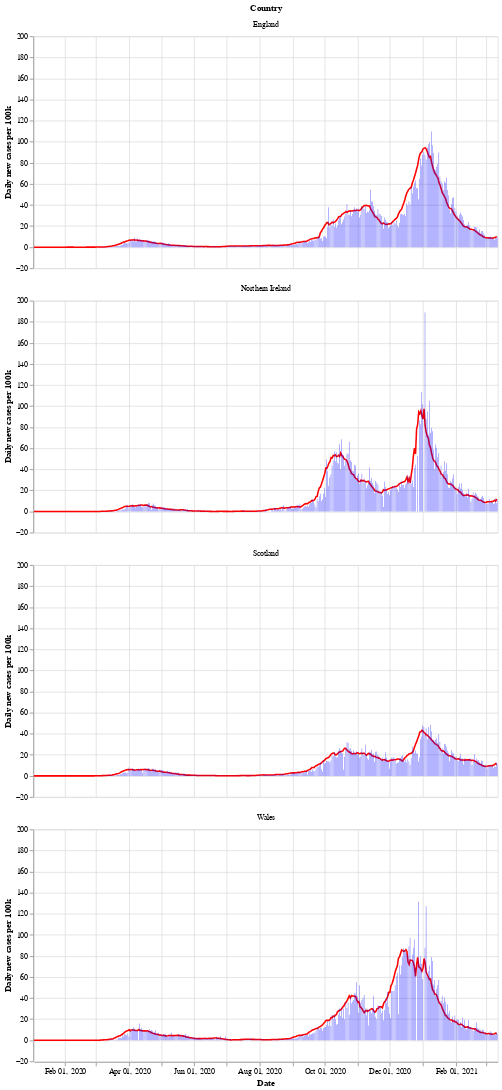

Notebook source saved alongside this figure:
### Markdown cell above
Next is a bar chart of the number of new cases in each country (per 100k population), with the 7 day moving average of cases. Again we see that Wales saw a longer period of raising and falling cases compared to the other countries.

After a period of cases falling, each nation is now seeing a rise in the number of cases - especially in Wales.

### Code cell
# collapse
bars = alt.Chart(uk_cases).mark_bar().encode(
    x=alt.X("yearmonthdate(date):T", axis=alt.Axis(title='Date')),
    y=alt.Y("newCasesRate:Q", axis=alt.Axis(title='Daily new cases per 100k')),
    tooltip='newCasesRate',
    color=alt.condition(
        alt.datum.dailyChange > 0,
        alt.value("orange"),  # The positive color
        alt.value("blue")  # The negative color
    )
).properties(title='New cases per 100k population with rolling 7 day average', width=600).interactive()
line = alt.Chart(uk_cases).mark_line(
    color='red',
    size=2,
).transform_window(
    rolling_mean='mean(newCasesRate)',
    frame=[0, 7],
    groupby=['areaName']
).encode(
    x='yearmonthdate(date):T',
    y='rolling_mean:Q'
)
alt.layer(line, bars, data=uk_cases).facet(alt.Row('areaName', title='Country'), columns=1)

### Figure 1 — Vega-Lite specification as saved in the notebook (floating-point values rounded to 4 significant figures; data arrays with more than 128 entries replaced by an {"elided": "..."} marker saying what was removed)
{"config": {"view": {"continuousWidth": 400, "continuousHeight": 300}}, "data": {"name": "data-c10523825f5c82cd8ce9cfeda19b2db1"}, "facet": {"type": "nominal", "field": "areaName", "title": "Country"}, "spec": {"layer": [{"mark": {"type": "line", "color": "red", "size": 2}, "encoding": {"x": {"type": "temporal", "field": "date", "timeUnit": "yearmonthdate"}, "y": {"type": "quantitative", "field": "rolling_mean"}}, "transform": [{"window": [{"op": "mean", "field": "newCasesRate", "as": "rolling_mean"}], "frame": [0, 7], "groupby": ["areaName"]}]}, {"mark": "bar", "encoding": {"color": {"condition": {"value": "orange", "test": "(datum.dailyChange > 0)"}, "value": "blue"}, "tooltip": {"type": "quantitative", "field": "newCasesRate"}, "x": {"type": "temporal", "axis": {"title": "Date"}, "field": "date", "timeUnit": "yearmonthdate"}, "y": {"type": "quantitative", "axis": {"title": "Daily new cases per 100k"}, "field": "newCasesRate"}}, "selection": {"selector002": {"type": "interval", "bind": "scales", "encodings": ["x", "y"]}}, "title": "New cases per 100k population with rolling 7 day average", "width": 600}]}, "columns": 1, "$schema": "https://vega.github.io/schema/vega-lite/v4.8.1.json", "datasets": {"data-c10523825f5c82cd8ce9cfeda19b2db1": {"elided": "1736 records"}}}
